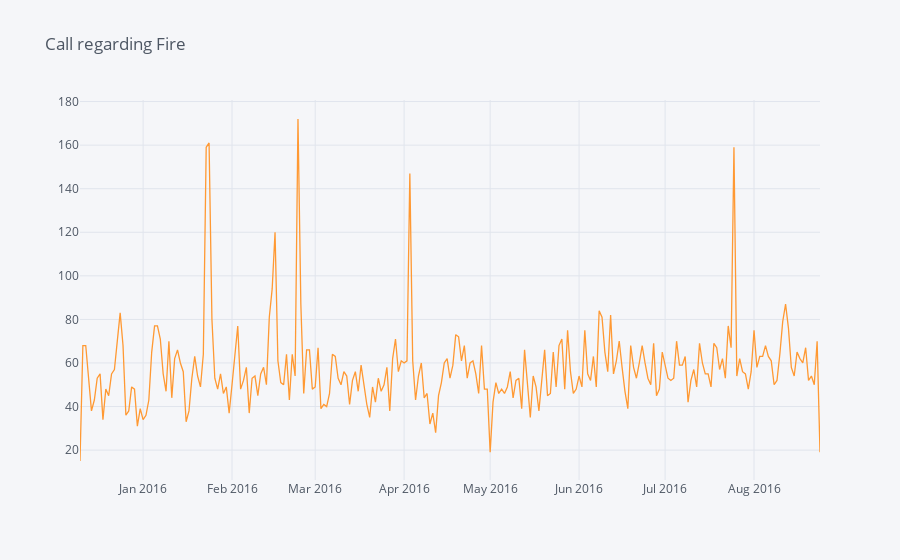

This figure's notebook cell:
### Code cell
df[df['Reason']=='Fire'].groupby('Date').count()['twp'].iplot(title='Call regarding Fire')

### Figure 1 — Plotly figure (JSON) as saved in the notebook; plotly's stock layout.template omitted (floating-point values rounded to 4 significant figures; data arrays with more than 128 entries replaced by an {"elided": "..."} marker saying what was removed)
{"data": [{"line": {"color": "rgba(255, 153, 51, 1.0)", "dash": "solid", "shape": "linear", "width": 1.3}, "mode": "lines", "name": "twp", "text": "", "type": "scatter", "x": {"elided": "259 str values"}, "y": {"elided": "259 int values"}}], "layout": {"legend": {"bgcolor": "#F5F6F9", "font": {"color": "#4D5663"}}, "paper_bgcolor": "#F5F6F9", "plot_bgcolor": "#F5F6F9", "title": {"font": {"color": "#4D5663"}, "text": "Call regarding Fire"}, "xaxis": {"gridcolor": "#E1E5ED", "showgrid": true, "tickfont": {"color": "#4D5663"}, "title": {"font": {"color": "#4D5663"}, "text": ""}, "zerolinecolor": "#E1E5ED"}, "yaxis": {"gridcolor": "#E1E5ED", "showgrid": true, "tickfont": {"color": "#4D5663"}, "title": {"font": {"color": "#4D5663"}, "text": ""}, "zerolinecolor": "#E1E5ED"}}}
